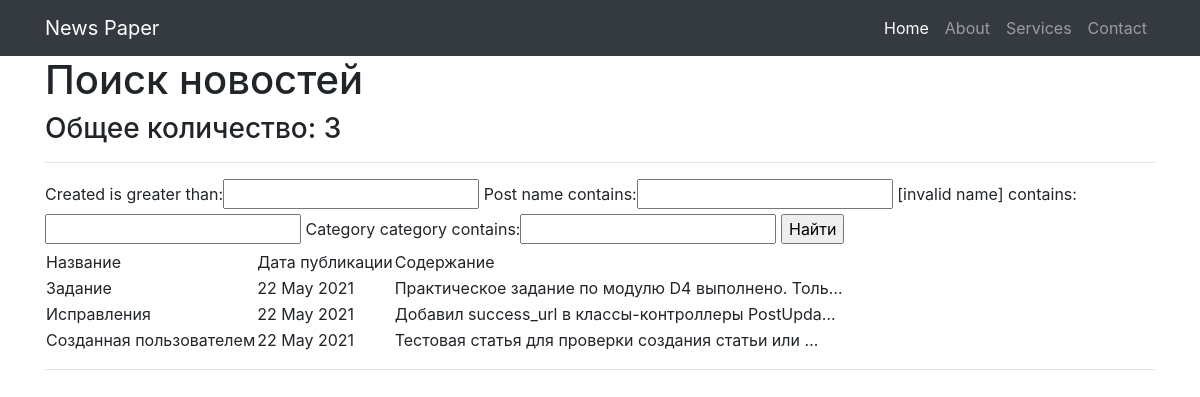
The app's page /news/search/ with its own data.
### news/models.py (models this page shows, shortened)
class Post(models.Model):
    state = 'ST'
    new = 'NE'
    POSITIONS = [
        (state, 'Статья'),
        (new, 'Новость')
    ]
    position = models.CharField(max_length=2,
                                choices=POSITIONS,
                                default=state)
    created = models.DateTimeField(auto_now_add=True)
    post_name = models.CharField(max_length=250)
    content = models.TextField()
    rating_post = models.IntegerField(default=0)
    author = models.ForeignKey(Author, on_delete=models.CASCADE)
    category = models.ManyToManyField(Category, through='PostCategory')

### news/views.py (the view)
# urls.py: path('search/', Search.as_view(), name='search'),
class Search(ListView):
    model = Post
    template_name = 'search.html'
    context_object_name = 'posts'
    ordering = ['-created']
    paginate_by = 10 # поставим постраничный вывод в 10 элементов
    def get_context_data(self, **kwargs):  # забираем отфильтрованные объекты переопределяя
        context = super().get_context_data(**kwargs)
        context['filter'] = PostFilter(self.request.GET,
                                       queryset=self.get_queryset())  # вписываем наш
        return context

### news/templatetags/custom_filters.py (called while the page is built)
@register.filter(name='censor')
def censor(value, arg):
    words = value.split()
    value1 = ''
    for word in words:
        if isinstance(word, str) and isinstance(arg, str):
            if word == arg:
                word = '!censor!'
            value1 += word + ' '
        else:
            raise ValueError(f'Нельзя {type(word)}!')
    return value1

### templates/search.html (shortened to what this page needs)
{% extends 'flatpages/default.html' %}
{% load custom_filters %}
{% block content %}
    <h1>Поиск новостей</h1>
    <h3>Общее количество: {{ posts | length }}</h3>
    <hr>
    <form method="GET">
        {{ filter.form }}
        <input type="submit" value="Найти">
    </form>
    {% if posts %}
        <table>
            <tr>
                <td>
                    Название
                </td>
                <td>
                    Дата публикации
                </td>
                <td>
                    Содержание
                </td>
            </tr>
        {% for post in filter.qs %}
            <tr>
                <td>
                    {{ post.post_name | censor:'new' }}
                </td>
                <td>
                    {{ post.created | date:'d M Y' }}
                </td>
                <td>
                    {{ post.content | truncatechars:50 | censor:'ipsum' }}
                </td>
            </tr>
        {% endfor %}
        </table>
    {% else %}
        <h2>Новостей не найдено!</h2>
    {% endif %}
{% endblock content %}

### records on screen
Post: post_name|censor "Задание", created "22 May 2021", content|censor "Практическое задание по модулю D4 выполнено. Толь…"
Post: post_name|censor "Исправления", created "22 May 2021", content|censor "Добавил success_url в классы-контроллеры PostUpda…"
Post: post_name|censor "Созданная пользователем", created "22 May 2021", content|censor "Тестовая статья для проверки создания статьи или …"

### other values on screen
{{ posts | length }} "3"
